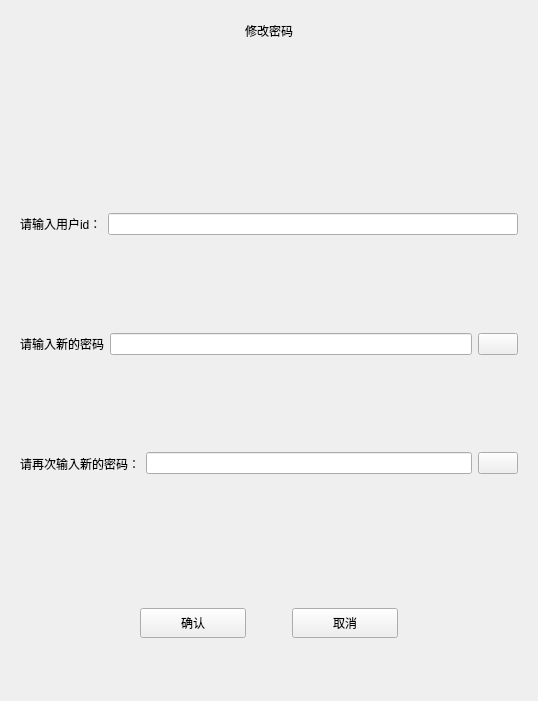
<?xml version="1.0" encoding="UTF-8"?>
<ui version="4.0">
 <class>ForgetPasswordPage</class>
 <widget class="QWidget" name="ForgetPasswordPage">
  <property name="geometry">
   <rect>
    <x>0</x>
    <y>0</y>
    <width>538</width>
    <height>701</height>
   </rect>
  </property>
  <property name="windowTitle">
   <string>Form</string>
  </property>
  <layout class="QVBoxLayout" name="verticalLayout">
   <item>
    <spacer name="verticalSpacer_4">
     <property name="orientation">
      <enum>Qt::Orientation::Vertical</enum>
     </property>
     <property name="sizeType">
      <enum>QSizePolicy::Policy::Fixed</enum>
     </property>
     <property name="sizeHint" stdset="0">
      <size>
       <width>20</width>
       <height>10</height>
      </size>
     </property>
    </spacer>
   </item>
   <item>
    <widget class="QWidget" name="widget_3" native="true">
     <property name="maximumSize">
      <size>
       <width>16777215</width>
       <height>20</height>
      </size>
     </property>
     <layout class="QVBoxLayout" name="verticalLayout_2">
      <property name="spacing">
       <number>0</number>
      </property>
      <property name="leftMargin">
       <number>0</number>
      </property>
      <property name="topMargin">
       <number>0</number>
      </property>
      <property name="rightMargin">
       <number>0</number>
      </property>
      <property name="bottomMargin">
       <number>0</number>
      </property>
      <item>
       <widget class="QLabel" name="label">
        <property name="maximumSize">
         <size>
          <width>16777215</width>
          <height>20</height>
         </size>
        </property>
        <property name="text">
         <string>修改密码</string>
        </property>
        <property name="alignment">
         <set>Qt::AlignmentFlag::AlignCenter</set>
        </property>
       </widget>
      </item>
     </layout>
    </widget>
   </item>
   <item>
    <spacer name="verticalSpacer_3">
     <property name="orientation">
      <enum>Qt::Orientation::Vertical</enum>
     </property>
     <property name="sizeType">
      <enum>QSizePolicy::Policy::Fixed</enum>
     </property>
     <property name="sizeHint" stdset="0">
      <size>
       <width>20</width>
       <height>120</height>
      </size>
     </property>
    </spacer>
   </item>
   <item>
    <widget class="QWidget" name="widget" native="true">
     <layout class="QHBoxLayout" name="horizontalLayout_2">
      <item>
       <widget class="QLabel" name="label_2">
        <property name="text">
         <string>请输入用户id：</string>
        </property>
       </widget>
      </item>
      <item>
       <widget class="QLineEdit" name="lineEdit"/>
      </item>
     </layout>
    </widget>
   </item>
   <item>
    <widget class="QWidget" name="widget_4" native="true">
     <layout class="QHBoxLayout" name="horizontalLayout_3">
      <item>
       <widget class="QLabel" name="label_3">
        <property name="text">
         <string>请输入新的密码</string>
        </property>
       </widget>
      </item>
      <item>
       <widget class="QLineEdit" name="password_edit"/>
      </item>
      <item>
       <widget class="IconSwitchBtn" name="password_eye_btn">
        <property name="text">
         <string/>
        </property>
       </widget>
      </item>
     </layout>
    </widget>
   </item>
   <item>
    <widget class="QWidget" name="widget_5" native="true">
     <layout class="QHBoxLayout" name="horizontalLayout_4">
      <item>
       <widget class="QLabel" name="label_4">
        <property name="text">
         <string>请再次输入新的密码：</string>
        </property>
       </widget>
      </item>
      <item>
       <widget class="QLineEdit" name="confirm_password_edit"/>
      </item>
      <item>
       <widget class="IconSwitchBtn" name="confirm_password_eye_btn">
        <property name="text">
         <string/>
        </property>
       </widget>
      </item>
     </layout>
    </widget>
   </item>
   <item>
    <spacer name="verticalSpacer_2">
     <property name="orientation">
      <enum>Qt::Orientation::Vertical</enum>
     </property>
     <property name="sizeType">
      <enum>QSizePolicy::Policy::Fixed</enum>
     </property>
     <property name="sizeHint" stdset="0">
      <size>
       <width>20</width>
       <height>40</height>
      </size>
     </property>
    </spacer>
   </item>
   <item>
    <widget class="QWidget" name="widget_2" native="true">
     <layout class="QHBoxLayout" name="horizontalLayout">
      <item>
       <spacer name="horizontalSpacer">
        <property name="orientation">
         <enum>Qt::Orientation::Horizontal</enum>
        </property>
        <property name="sizeType">
         <enum>QSizePolicy::Policy::Fixed</enum>
        </property>
        <property name="sizeHint" stdset="0">
         <size>
          <width>120</width>
          <height>20</height>
         </size>
        </property>
       </spacer>
      </item>
      <item>
       <widget class="QPushButton" name="confirm_change_btn">
        <property name="minimumSize">
         <size>
          <width>0</width>
          <height>30</height>
         </size>
        </property>
        <property name="text">
         <string>确认</string>
        </property>
       </widget>
      </item>
      <item>
       <spacer name="horizontalSpacer_2">
        <property name="orientation">
         <enum>Qt::Orientation::Horizontal</enum>
        </property>
        <property name="sizeType">
         <enum>QSizePolicy::Policy::Fixed</enum>
        </property>
        <property name="sizeHint" stdset="0">
         <size>
          <width>40</width>
          <height>20</height>
         </size>
        </property>
       </spacer>
      </item>
      <item>
       <widget class="QPushButton" name="cancel_change_btn">
        <property name="minimumSize">
         <size>
          <width>0</width>
          <height>30</height>
         </size>
        </property>
        <property name="text">
         <string>取消</string>
        </property>
       </widget>
      </item>
      <item>
       <spacer name="horizontalSpacer_3">
        <property name="orientation">
         <enum>Qt::Orientation::Horizontal</enum>
        </property>
        <property name="sizeType">
         <enum>QSizePolicy::Policy::Fixed</enum>
        </property>
        <property name="sizeHint" stdset="0">
         <size>
          <width>120</width>
          <height>20</height>
         </size>
        </property>
       </spacer>
      </item>
     </layout>
    </widget>
   </item>
   <item>
    <spacer name="verticalSpacer">
     <property name="orientation">
      <enum>Qt::Orientation::Vertical</enum>
     </property>
     <property name="sizeType">
      <enum>QSizePolicy::Policy::Fixed</enum>
     </property>
     <property name="sizeHint" stdset="0">
      <size>
       <width>20</width>
       <height>10</height>
      </size>
     </property>
    </spacer>
   </item>
  </layout>
 </widget>
 <customwidgets>
  <customwidget>
   <class>IconSwitchBtn</class>
   <extends>QPushButton</extends>
   <header location="global">iconswitchbtn.h</header>
  </customwidget>
 </customwidgets>
 <resources/>
 <connections/>
</ui>
